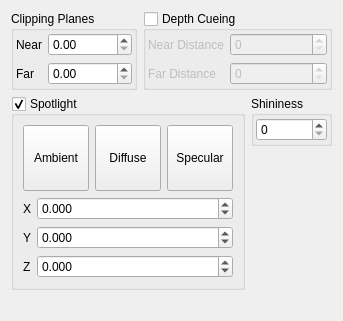
         <widget class="QWidget" name="RenderingSubTab">
          <attribute name="title">
           <string>Rendering</string>
          </attribute>
          <layout class="QVBoxLayout" name="verticalLayout_18">
           <item>
            <layout class="QHBoxLayout" name="horizontalLayout_11">
             <item>
              <widget class="QGroupBox" name="ClipPlaneGroup_2">
               <property name="title">
                <string>Clipping Planes</string>
               </property>
               <property name="checkable">
                <bool>false</bool>
               </property>
               <layout class="QHBoxLayout" name="_28">
                <property name="spacing">
                 <number>4</number>
                </property>
                <property name="leftMargin">
                 <number>2</number>
                </property>
                <property name="topMargin">
                 <number>2</number>
                </property>
                <property name="rightMargin">
                 <number>2</number>
                </property>
                <property name="bottomMargin">
                 <number>2</number>
                </property>
                <item>
                 <layout class="QGridLayout" name="_29">
                  <property name="leftMargin">
                   <number>0</number>
                  </property>
                  <property name="topMargin">
                   <number>0</number>
                  </property>
                  <property name="rightMargin">
                   <number>0</number>
                  </property>
                  <property name="bottomMargin">
                   <number>0</number>
                  </property>
                  <property name="spacing">
                   <number>6</number>
                  </property>
                  <item row="0" column="0">
                   <widget class="QLabel" name="label_56">
                    <property name="text">
                     <string>Near</string>
                    </property>
                   </widget>
                  </item>
                  <item row="1" column="0">
                   <widget class="QLabel" name="label_57">
                    <property name="text">
                     <string>Far</string>
                    </property>
                   </widget>
                  </item>
                  <item row="1" column="1">
                   <widget class="QDoubleSpinBox" name="FarClipSpin">
                    <property name="maximum">
                     <double>100000000.000000000000000</double>
                    </property>
                   </widget>
                  </item>
                  <item row="0" column="1">
                   <widget class="QDoubleSpinBox" name="NearClipSpin"/>
                  </item>
                 </layout>
                </item>
               </layout>
              </widget>
             </item>
             <item>
              <widget class="QGroupBox" name="DepthCueGroup">
               <property name="title">
                <string>Depth Cueing</string>
               </property>
               <property name="checkable">
                <bool>true</bool>
               </property>
               <property name="checked">
                <bool>false</bool>
               </property>
               <layout class="QHBoxLayout" name="_26">
                <property name="spacing">
                 <number>4</number>
                </property>
                <property name="leftMargin">
                 <number>2</number>
                </property>
                <property name="topMargin">
                 <number>2</number>
                </property>
                <property name="rightMargin">
                 <number>2</number>
                </property>
                <property name="bottomMargin">
                 <number>2</number>
                </property>
                <item>
                 <layout class="QGridLayout" name="_27">
                  <property name="leftMargin">
                   <number>0</number>
                  </property>
                  <property name="topMargin">
                   <number>0</number>
                  </property>
                  <property name="rightMargin">
                   <number>0</number>
                  </property>
                  <property name="bottomMargin">
                   <number>0</number>
                  </property>
                  <property name="spacing">
                   <number>6</number>
                  </property>
                  <item row="0" column="0">
                   <widget class="QLabel" name="label_54">
                    <property name="sizePolicy">
                     <sizepolicy hsizetype="Minimum" vsizetype="Preferred">
                      <horstretch>0</horstretch>
                      <verstretch>0</verstretch>
                     </sizepolicy>
                    </property>
                    <property name="text">
                     <string>Near Distance</string>
                    </property>
                   </widget>
                  </item>
                  <item row="1" column="0">
                   <widget class="QLabel" name="label_55">
                    <property name="sizePolicy">
                     <sizepolicy hsizetype="Minimum" vsizetype="Preferred">
                      <horstretch>0</horstretch>
                      <verstretch>0</verstretch>
                     </sizepolicy>
                    </property>
                    <property name="text">
                     <string>Far Distance</string>
                    </property>
                   </widget>
                  </item>
                  <item row="0" column="1">
                   <widget class="QSpinBox" name="NearDepthSpin">
                    <property name="sizePolicy">
                     <sizepolicy hsizetype="MinimumExpanding" vsizetype="Fixed">
                      <horstretch>0</horstretch>
                      <verstretch>0</verstretch>
                     </sizepolicy>
                    </property>
                    <property name="maximum">
                     <number>100000000</number>
                    </property>
                   </widget>
                  </item>
                  <item row="1" column="1">
                   <widget class="QSpinBox" name="FarDepthSpin">
                    <property name="sizePolicy">
                     <sizepolicy hsizetype="MinimumExpanding" vsizetype="Fixed">
                      <horstretch>0</horstretch>
                      <verstretch>0</verstretch>
                     </sizepolicy>
                    </property>
                    <property name="maximum">
                     <number>100000000</number>
                    </property>
                   </widget>
                  </item>
                 </layout>
                </item>
               </layout>
              </widget>
             </item>
            </layout>
           </item>
           <item>
            <layout class="QHBoxLayout" name="horizontalLayout_13">
             <item>
              <widget class="QGroupBox" name="SpotlightGroup">
               <property name="title">
                <string>Spotlight</string>
               </property>
               <property name="checkable">
                <bool>true</bool>
               </property>
               <property name="checked">
                <bool>true</bool>
               </property>
               <layout class="QVBoxLayout" name="verticalLayout_12">
                <item>
                 <layout class="QHBoxLayout" name="horizontalLayout_7">
                  <item>
                   <widget class="TMenuButton" name="SpotlightAmbientColourButton">
                    <property name="sizePolicy">
                     <sizepolicy hsizetype="Preferred" vsizetype="Preferred">
                      <horstretch>0</horstretch>
                      <verstretch>0</verstretch>
                     </sizepolicy>
                    </property>
                    <property name="minimumSize">
                     <size>
                      <width>66</width>
                      <height>66</height>
                     </size>
                    </property>
                    <property name="maximumSize">
                     <size>
                      <width>66</width>
                      <height>288</height>
                     </size>
                    </property>
                    <property name="toolTip">
                     <string>Ambient colour of spotlight</string>
                    </property>
                    <property name="text">
                     <string>Ambient</string>
                    </property>
                    <property name="iconSize">
                     <size>
                      <width>20</width>
                      <height>20</height>
                     </size>
                    </property>
                    <property name="toolButtonStyle">
                     <enum>Qt::ToolButtonTextUnderIcon</enum>
                    </property>
                   </widget>
                  </item>
                  <item>
                   <widget class="TMenuButton" name="SpotlightDiffuseColourButton">
                    <property name="sizePolicy">
                     <sizepolicy hsizetype="Preferred" vsizetype="Preferred">
                      <horstretch>0</horstretch>
                      <verstretch>0</verstretch>
                     </sizepolicy>
                    </property>
                    <property name="minimumSize">
                     <size>
                      <width>66</width>
                      <height>66</height>
                     </size>
                    </property>
                    <property name="maximumSize">
                     <size>
                      <width>66</width>
                      <height>288</height>
                     </size>
                    </property>
                    <property name="toolTip">
                     <string>Diffuse colour of spotlight</string>
                    </property>
                    <property name="text">
                     <string>Diffuse</string>
                    </property>
                    <property name="iconSize">
                     <size>
                      <width>20</width>
                      <height>20</height>
                     </size>
                    </property>
                    <property name="toolButtonStyle">
                     <enum>Qt::ToolButtonTextUnderIcon</enum>
                    </property>
                   </widget>
                  </item>
                  <item>
                   <widget class="TMenuButton" name="SpotlightSpecularColourButton">
                    <property name="sizePolicy">
                     <sizepolicy hsizetype="Preferred" vsizetype="Preferred">
                      <horstretch>0</horstretch>
                      <verstretch>0</verstretch>
                     </sizepolicy>
                    </property>
                    <property name="minimumSize">
                     <size>
                      <width>66</width>
                      <height>66</height>
                     </size>
                    </property>
                    <property name="maximumSize">
                     <size>
                      <width>66</width>
                      <height>288</height>
                     </size>
                    </property>
                    <property name="toolTip">
                     <string>Specular (highlight) colour of spotlight</string>
                    </property>
                    <property name="text">
                     <string>Specular</string>
                    </property>
                    <property name="iconSize">
                     <size>
                      <width>20</width>
                      <height>20</height>
                     </size>
                    </property>
                    <property name="toolButtonStyle">
                     <enum>Qt::ToolButtonTextUnderIcon</enum>
                    </property>
                   </widget>
                  </item>
                 </layout>
                </item>
                <item>
                 <layout class="QGridLayout" name="gridLayout_3">
                  <item row="1" column="0">
                   <widget class="QLabel" name="label_21">
                    <property name="sizePolicy">
                     <sizepolicy hsizetype="Minimum" vsizetype="Preferred">
                      <horstretch>0</horstretch>
                      <verstretch>0</verstretch>
                     </sizepolicy>
                    </property>
                    <property name="text">
                     <string>Y</string>
                    </property>
                   </widget>
                  </item>
                  <item row="0" column="1">
                   <widget class="QDoubleSpinBox" name="SpotlightPositionXSpin">
                    <property name="sizePolicy">
                     <sizepolicy hsizetype="Expanding" vsizetype="Fixed">
                      <horstretch>0</horstretch>
                      <verstretch>0</verstretch>
                     </sizepolicy>
                    </property>
                    <property name="toolTip">
                     <string>X coordinate of spotlight</string>
                    </property>
                    <property name="decimals">
                     <number>3</number>
                    </property>
                    <property name="minimum">
                     <double>-100000.000000000000000</double>
                    </property>
                    <property name="maximum">
                     <double>10000000.000000000000000</double>
                    </property>
                    <property name="singleStep">
                     <double>1.000000000000000</double>
                    </property>
                   </widget>
                  </item>
                  <item row="0" column="0">
                   <widget class="QLabel" name="label_22">
                    <property name="sizePolicy">
                     <sizepolicy hsizetype="Minimum" vsizetype="Preferred">
                      <horstretch>0</horstretch>
                      <verstretch>0</verstretch>
                     </sizepolicy>
                    </property>
                    <property name="text">
                     <string>X</string>
                    </property>
                   </widget>
                  </item>
                  <item row="1" column="1">
                   <widget class="QDoubleSpinBox" name="SpotlightPositionYSpin">
                    <property name="sizePolicy">
                     <sizepolicy hsizetype="Expanding" vsizetype="Fixed">
                      <horstretch>0</horstretch>
                      <verstretch>0</verstretch>
                     </sizepolicy>
                    </property>
                    <property name="toolTip">
                     <string>Y coordinate of spotlight</string>
                    </property>
                    <property name="decimals">
                     <number>3</number>
                    </property>
                    <property name="minimum">
                     <double>-100000.000000000000000</double>
                    </property>
                    <property name="maximum">
                     <double>10000000.000000000000000</double>
                    </property>
                    <property name="singleStep">
                     <double>1.000000000000000</double>
                    </property>
                   </widget>
                  </item>
                  <item row="2" column="1">
                   <widget class="QDoubleSpinBox" name="SpotlightPositionZSpin">
                    <property name="sizePolicy">
                     <sizepolicy hsizetype="Expanding" vsizetype="Fixed">
                      <horstretch>0</horstretch>
                      <verstretch>0</verstretch>
                     </sizepolicy>
                    </property>
                    <property name="toolTip">
                     <string>Z coordinate of spotlight</string>
                    </property>
                    <property name="decimals">
                     <number>3</number>
                    </property>
                    <property name="minimum">
                     <double>-100000.000000000000000</double>
                    </property>
                    <property name="maximum">
                     <double>10000000.000000000000000</double>
                    </property>
                    <property name="singleStep">
                     <double>1.000000000000000</double>
                    </property>
                   </widget>
                  </item>
                  <item row="2" column="0">
                   <widget class="QLabel" name="label_20">
                    <property name="sizePolicy">
                     <sizepolicy hsizetype="Minimum" vsizetype="Preferred">
                      <horstretch>0</horstretch>
                      <verstretch>0</verstretch>
                     </sizepolicy>
                    </property>
                    <property name="text">
                     <string>Z</string>
                    </property>
                   </widget>
                  </item>
                 </layout>
                </item>
               </layout>
              </widget>
             </item>
             <item>
              <layout class="QVBoxLayout" name="verticalLayout_16">
               <item>
                <widget class="QGroupBox" name="ObjectShininessGroup">
                 <property name="title">
                  <string>Shininess</string>
                 </property>
                 <layout class="QHBoxLayout" name="_17">
                  <property name="spacing">
                   <number>4</number>
                  </property>
                  <property name="leftMargin">
                   <number>2</number>
                  </property>
                  <property name="topMargin">
                   <number>2</number>
                  </property>
                  <property name="rightMargin">
                   <number>2</number>
                  </property>
                  <property name="bottomMargin">
                   <number>2</number>
                  </property>
                  <item>
                   <widget class="QSpinBox" name="ShininessSpin">
                    <property name="toolTip">
                     <string>Shininess (hardness) of objects</string>
                    </property>
                    <property name="maximum">
                     <number>127</number>
                    </property>
                   </widget>
                  </item>
                 </layout>
                </widget>
               </item>
               <item>
                <spacer name="verticalSpacer_3">
                 <property name="orientation">
                  <enum>Qt::Vertical</enum>
                 </property>
                 <property name="sizeHint" stdset="0">
                  <size>
                   <width>20</width>
                   <height>40</height>
                  </size>
                 </property>
                </spacer>
               </item>
              </layout>
             </item>
            </layout>
           </item>
           <item>
            <spacer name="verticalSpacer_4">
             <property name="orientation">
              <enum>Qt::Vertical</enum>
             </property>
             <property name="sizeHint" stdset="0">
              <size>
               <width>20</width>
               <height>20</height>
              </size>
             </property>
            </spacer>
           </item>
          </layout>
         </widget>
